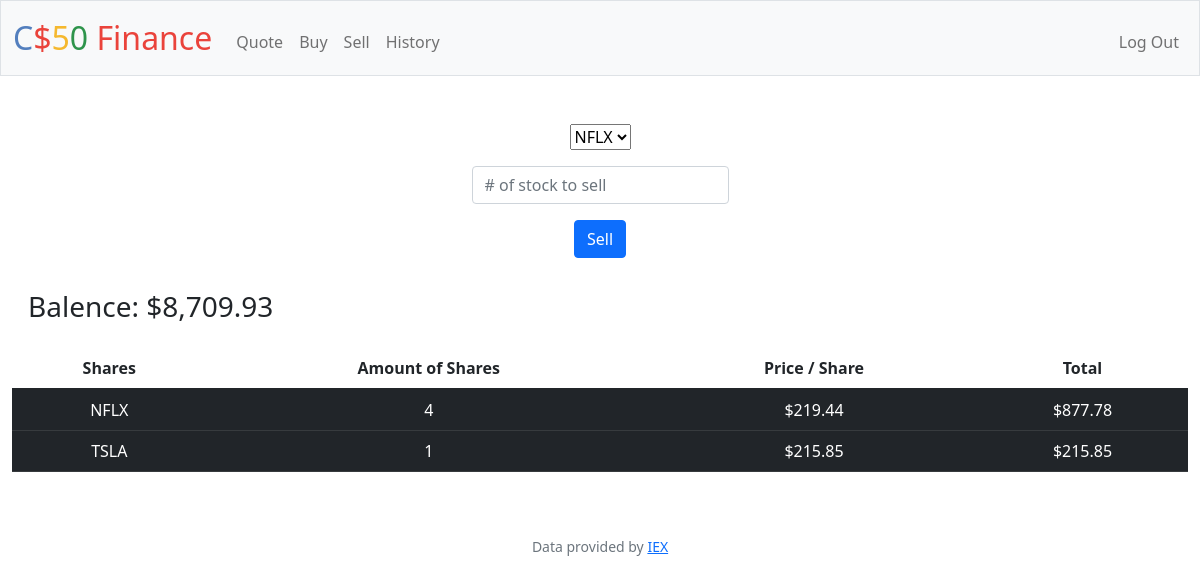
The app's page /sell (signed in), older data.
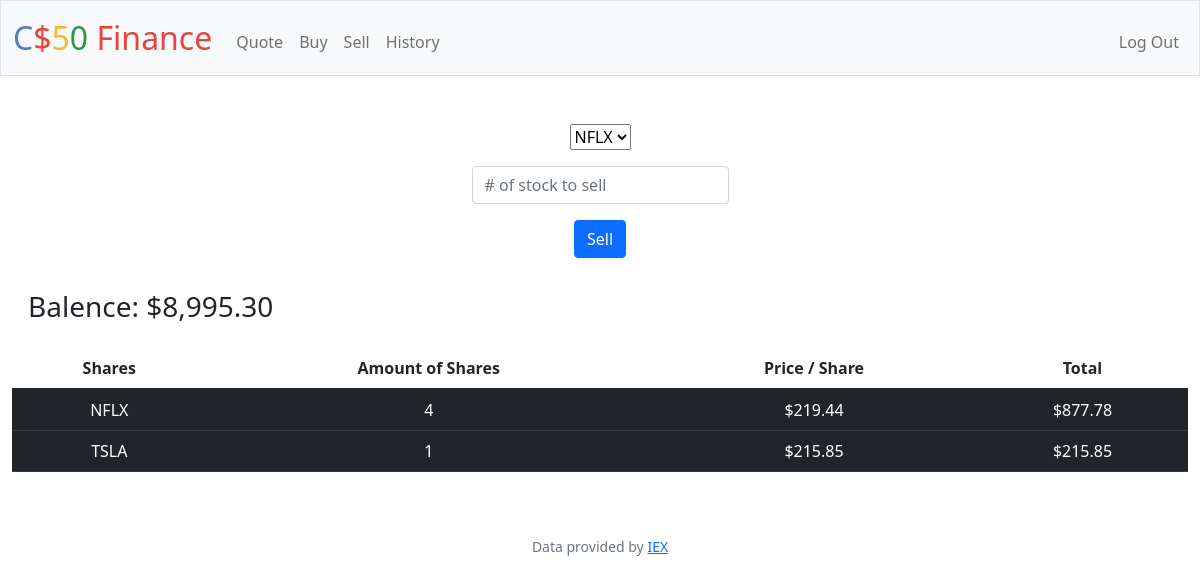
The same page, newer data.
### tables this page shows
CREATE TABLE 'users' (id INTEGER PRIMARY KEY AUTOINCREMENT NOT NULL, username TEXT NOT NULL, hash TEXT NOT NULL,'cash' NUMERIC NOT NULL DEFAULT 10000.00);

CREATE TABLE 'Purchases' ('symbol' TEXT, 'shares' INTEGER, 'price' REAL, 'id'  INTEGER PRIMARY KEY  , 'user_id' INTEGER, 'type' TEXT);

### app.py (the view, shortened to what this page needs)
@app.route("/sell", methods=["GET", "POST"])
@login_required
def sell():
    if request.method == "GET":
        user_id = session["user_id"]
        purchases_db = db.execute("SELECT symbol, SUM(SHARES) AS shares, price FROM purchases WHERE user_id = ? AND shares >= 1 AND type = 'BUY' GROUP BY symbol", user_id)
        cash_db = db.execute("SELECT cash FROM users WHERE id = ?", user_id)
        cash = (cash_db[0]["cash"])
        symbols_user = db.execute("SELECT symbol FROM purchases WHERE user_id = ? GROUP BY symbol HAVING SUM(shares) > 0", user_id)
        return render_template("sell.html", database=purchases_db, cash=cash, symbols = [row["symbol"] for row in symbols_user])

### app.py (called while the page is built)
@app.after_request
def after_request(response):
    response.headers["Cache-Control"] = "no-cache, no-store, must-revalidate"
    response.headers["Expires"] = 0
    response.headers["Pragma"] = "no-cache"
    return response

### helpers.py (called while the page is built)
def login_required(f):
    @wraps(f)
    def decorated_function(*args, **kwargs):
        if session.get("user_id") is None:
            return redirect("/login")
        return f(*args, **kwargs)
    return decorated_function

def usd(value):
    return f"${value:,.2f}"

### templates/sell.html (shortened to what this page needs)
{% extends "layout.html" %}
{% block main %}
    <form action="/sell" method="post">
        <div class="mb-3">
            <select name="symbol" id="cars">
                {% for symbol in symbols %}
                    <option value="{{ symbol }}">{{ symbol }}</option>
                {% endfor %}
            </select>
        </div>
        <div>
            <input class="form-control mx-auto w-auto" name="shares" placeholder="# of stock to sell" type="number" min="1">
        </div>
        <div>
            <button style="margin: 1rem;" class="btn btn-primary" type="submit">Sell</button>
        </div>
    </form>
<h3 style="float: left; padding: 1rem;">Balence: {{ cash | usd }} </h3>
<div class="section" >
 <table class="table table-striped-columns">
    <thead>
        <tr>
            <th scope="col">Shares</th>
            <th cope="col">Amount of Shares</th>
            <th scope="col">Price / Share</th>
            <th scope="col">Total</th>
        </tr>
    </thead>
    <tbody>
        {% for row in database %}
        <tr class="table-dark">
            <td class="table-dark"> {{ row["symbol"] }} </td>
            <td class="table-dark"> {{ row["shares"] }} </td>
            <td class="table-dark"> {{ row["price"] | usd }} </td>
            <td class="table-dark"> {{ (row["shares"] * row["price"]) | usd }} </td>
          </tr>
        {% endfor %}
    </tbody>
    </table>
 </div>
{% endblock %}

### templates/layout.html (shortened to what this page needs)
<!DOCTYPE html>
<html lang="en">
    <head>
        <link href="https://cdn.jsdelivr.net/npm/bootstrap@5.1.3/dist/css/bootstrap.min.css" rel="stylesheet">
        <link href="/static/styles.css" rel="stylesheet">
    </head>
    <body>
        <nav class="bg-light border navbar navbar-expand-md navbar-light">
            <div class="container-fluid">
                <a class="navbar-brand" href="/"><span class="blue">C</span><span class="red">$</span><span class="yellow">5</span><span class="green">0</span> <span class="red">Finance</span></a>
                <div class="collapse navbar-collapse" id="navbar">
                    {% if session["user_id"] %}
                        <ul class="navbar-nav me-auto mt-2">
                            <li class="nav-item"><a class="nav-link" href="/quote">Quote</a></li>
                            <li class="nav-item"><a class="nav-link" href="/buy">Buy</a></li>
                            <li class="nav-item"><a class="nav-link" href="/sell">Sell</a></li>
                            <li class="nav-item"><a class="nav-link" href="/history">History</a></li>
                        </ul>
                        <ul class="navbar-nav ms-auto mt-2">
                            <li class="nav-item"><a class="nav-link" href="/logout">Log Out</a></li>
                        </ul>
                    {% else %}
                        <ul class="navbar-nav ms-auto mt-2">
                            <li class="nav-item"><a class="nav-link" href="/register">Register</a></li>
                            <li class="nav-item"><a class="nav-link" href="/login">Log In</a></li>
                        </ul>
                    {% endif %}
                </div>
            </div>
        </nav>
        <main class="container-fluid py-5 text-center">
            {% block main %}{% endblock %}
        </main>
        <footer class="mb-5 small text-center text-muted">
            Data provided by <a href="https://iexcloud.io/">IEX</a>
        </footer>
    </body>
</html>

### static/styles.css (style rules this page uses)
nav .navbar-brand { font-size: xx-large; }
nav .navbar-brand .blue { color: #537fbe; }
nav .navbar-brand .red { color: #ea433b; }
nav .navbar-brand .yellow { color: #f5b82e; }
nav .navbar-brand .green { color: #2e944b; }

Row changes from the older to the newer data that the page shows:
changed users: cash "$8,709.93" → "$8,995.30"
